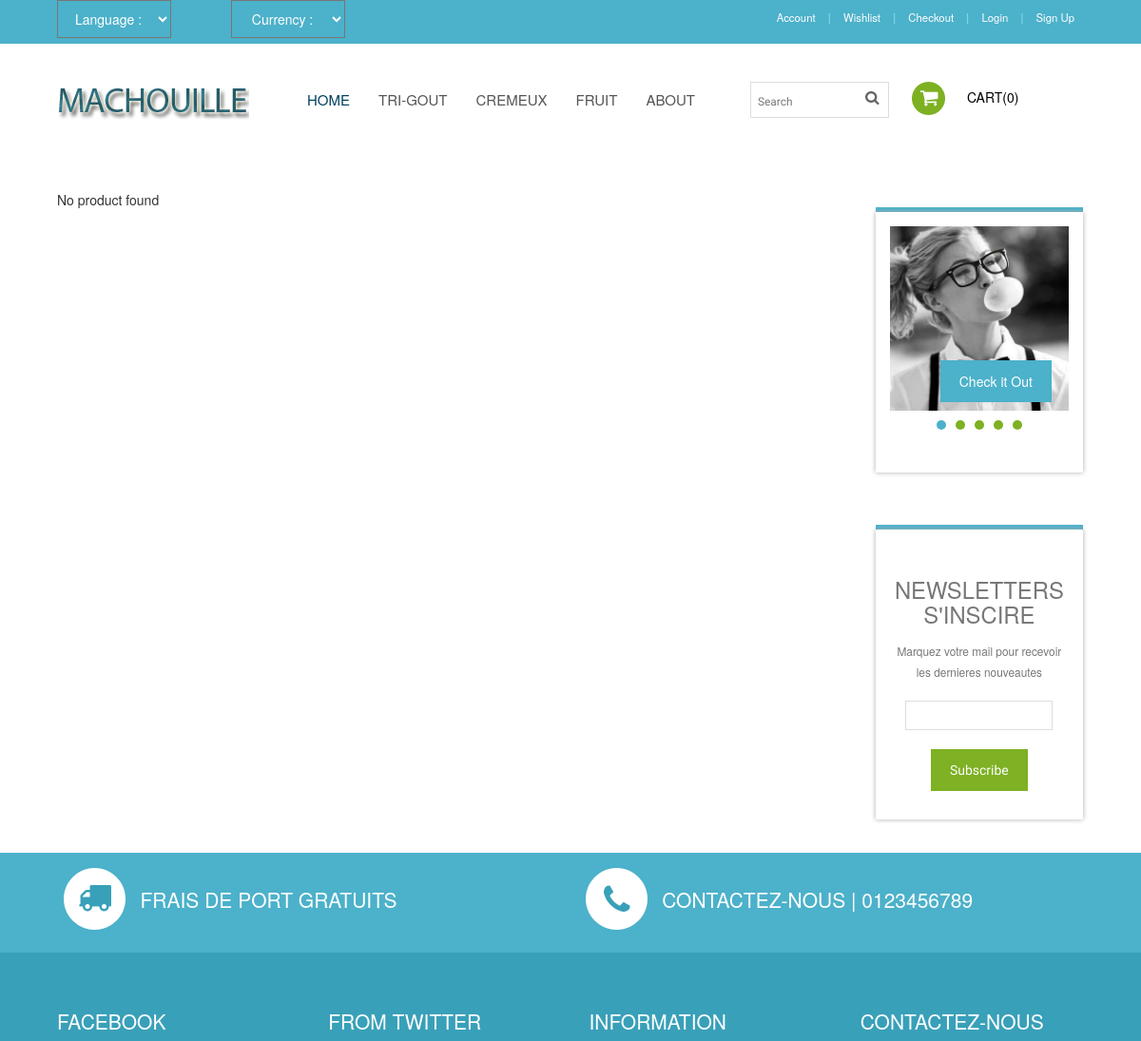
/ (upper part), run on an earlier commit of the app's database.
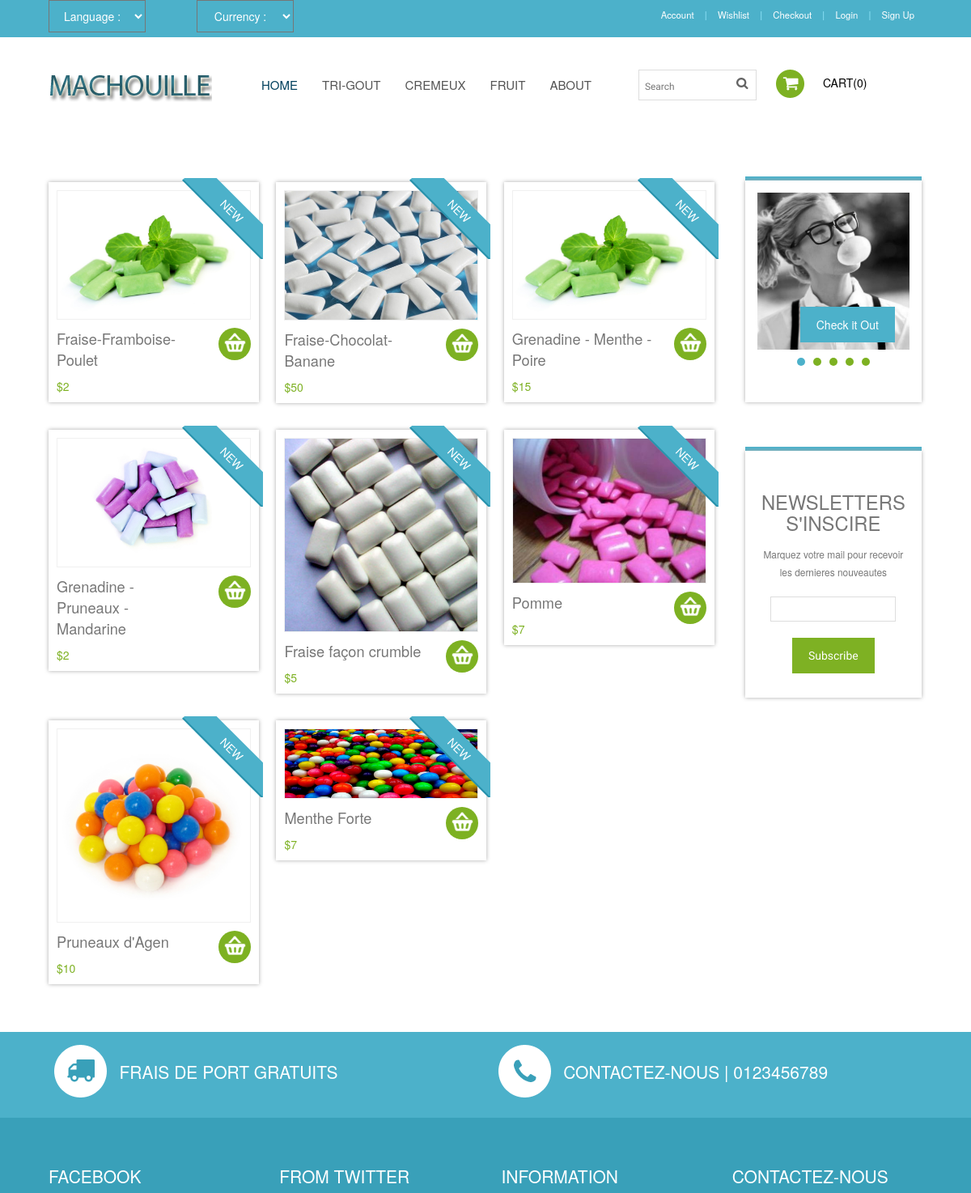
And on a later commit of the database.
### tables this page shows
CREATE TABLE IF NOT EXISTS `product` (
  `id` int(11) NOT NULL AUTO_INCREMENT,
  `price` double NOT NULL,
  `name` varchar(100) NOT NULL,
  `category` int(11) NOT NULL DEFAULT '1',
  `img` varchar(40) DEFAULT NULL,
  `desc` text NOT NULL,
  PRIMARY KEY (`id`)
);

### partials/header.php (called while the page is built)
<?php include('partials/headerTop.php'); ?>
<?php include('partials/headerBottom.php'); ?>

### classes/Database.class.php (called while the page is built, shortened)
<?php
		class Database
		{
			private $_link;
			public function __construct()
			{
				try
				{
					$this->_link = new PDO('mysql:host=127.0.0.1;dbname=machouille', "root", "");
					$this->_link->setAttribute(PDO::ATTR_ERRMODE, PDO::ERRMODE_EXCEPTION);
				}
				catch(PDOException $e)
				{
					 die('Database error : ' . $e->getMessage());
				}
			}
			public function prepare($str)
			{
				return $this->_link->prepare($str);
			}
		}
?>

### classes/Core.class.php (called while the page is built, shortened)
<?php session_start();
    require_once("Database.class.php");
Class Core
{
    public function isUserLogged()
    {
        return (isset($_SESSION['user']) && !empty($_SESSION['user']['id']));
    }
}

### classes/Product.class.php (called while the page is built, shortened)
<?php
    require_once("Database.class.php");
    Class Product
    {
         private $_db;
        public function __construct()
        {
            $this->_db = new Database();
        }
        public function getAll(){
            $data = $this->_db->prepare("SELECT * FROM product", true);
            $data->execute();
            $result = $data->fetchAll();
            if(empty($result))
                return false;
            else
            {
                return $result;
            }
        }
    }
?>

### classes/displayProducts.php (the view, shortened to what this page needs)
<?php
require_once("classes/Product.class.php");
$nbProductToDisplay = 10;
$productObject = new Product();
if(isset($category) && $category != "")
	$products = $productObject->getByCategoryName($category);
else if(isset($search) && $search != "")
	$products = $productObject->getByName($search);
else
	$products = $productObject->getAll();
?>
<div class="top-box">
<?php
if($products)
for ($i=0; $i < $nbProductToDisplay && $i<count($products); $i++) {
	if($i%3 ==0) {
?>
		</div>
		<div class="top-box">
<?php
	}
?>
 <div class="col_1_of_3 span_1_of_3">
   <a href=<?php echo 'single.php?id=' . $products[$i]['id'] ?>>
	<div class="inner_content clearfix">
		<div class="product_image">
			<img src= <?php echo "images/" . $products[$i]['img'] ?> alt=""/>
		</div>
        <div class="sale-box"><span class="on_sale title_shop">New</span></div>
        <div class="price">
		   <div class="cart-left">
				<p class="title"><?php echo $products[$i]['name'] ?></p>
				<div class="price1">
				  <span class="actual">$<?php echo $products[$i]['price'] ?></span>
				</div>
			</div>
			<div class="cart-right"> </div>
		 </div>
       </div>
     </a>
	</div>
<?php
}
else
	echo "No product found";
?>
</div>

### partials/headerTop.php (shortened to what this page needs)
<!DOCTYPE HTML>
<html>
<head>
<link href="css/style.css" rel="stylesheet" type="text/css" media="all" />
<link href="css/form.css" rel="stylesheet" type="text/css" media="all" />
<link href="css/bootstrap.css" rel="stylesheet" type="text/css" media="all" />
<link href="css/megamenu.css" rel="stylesheet" type="text/css" media="all" />
    <link rel="stylesheet" href="css/fwslider.css" media="all">
</head>
<body>
 <div class="header-top">
		<div class="wrap">
		  <div class="header-top-left">
		  	   <div class="box">
				      <select tabindex="4" class="dropdown">
						<option value="" class="label" value="">Language :</option>
				   </select>
				    </div>
				    <div class="box1">
				        <select tabindex="4" class="dropdown">
						<option value="" class="label" value="">Currency :</option>
					</select>
				    </div>
			 </div>
		 <div class="cssmenu">
			<ul>
				<li class="active"><a href="login.php">Account</a></li> |
				<li><a href="checkout.php">Wishlist</a></li> |
				<li><a href="checkout.php">Checkout</a></li> |
				<li>
					<?php
					require_once("./classes/Core.class.php");
					$core = new Core();
					if($core->isUserLogged()){
					?>
					<a href='userProfile.php'>
					<?php
						echo $_SESSION['user']['login'];
					?>
					</a>
					<?php
					}
					else
						echo "<a href='login.php'> Login </a>";
				?>
				</li>
				<?php
				if(!$core->isUserLogged()){
					echo "| <li><a href='register.php'>Sign Up</a></li>";
				}
				else{
					echo "| <li><a href='disconnect.php' >Log Out</a></li>";
				}
				?>
			</ul>
		</div>
		</div>
</div>

### partials/headerBottom.php (shortened to what this page needs)
<!DOCTYPE HTML>
<html>
<head>
<link href="css/style.css" rel="stylesheet" type="text/css" media="all" />
<link href="css/form.css" rel="stylesheet" type="text/css" media="all" />
<link href="css/bootstrap.css" rel="stylesheet" type="text/css" media="all" />
<link href="css/megamenu.css" rel="stylesheet" type="text/css" media="all" />
    <link rel="stylesheet" href="css/fwslider.css" media="all">
</head>
<body>
<div class="header-bottom">
    <div class="wrap">
		<div class="header-bottom-left">
			<div class="logo">
				<a href="index.php"><img src="images/logo.png" alt=""/></a>
			</div>
			<div class="menu">
            <ul class="megamenu skyblue">
		<li class="active grid"><a href="index.php">Home</a></li>
		<li><a class="color4" href="products.php?category=tri-gout">Tri-gout</a>
			</li>
			<li><a class="color5" href="products.php?category=cremeux">Cremeux</a>
			</li>
			<li><a class="color6" href="products.php?category=fruit">Fruit</a></li>
			<li><a class="color7" href="about.php">About</a></li>
		</ul>
		</div>
	</div>
   <div class="header-bottom-right">
          <div class="search">
     		<form methode="get"	action="products.php">
				<input type="text" name="search" class="textbox" value="Search" onfocus="this.value = '';" onblur="if (this.value == '') {this.value = 'Search';}">
				<input type="submit" value="Subscribe" id="submit">
			</form>
	 </div>
  <div class="tag-list">
	<ul class="icon1 sub-icon1 profile_img">
		<li><a class="active-icon c2" href="#"> </a>
		</li>
	</ul>
    <ul class="last"><li><a href="checkout.php">Cart(<?php
				if(isset($_SESSION["order"])){
					echo count($_SESSION["order"]);
				}
				else
					echo '0';
				?>)</a></li></ul>
  </div>
</div>
 </div>
</div>

### index.php (shortened to what this page needs)
<?php $title = "Index"; include('partials/header.php'); ?>
<div class="main">
	<div class="wrap">
		<div class="section group">
		  <div class="cont span_2_of_3">
	        <?php include('classes/displayProducts.php'); ?>
		  </div>
			<div class="rsidebar span_1_of_left">
				<div class="top-border"> </div>
				 <div class="border">
	             <link href="css/default.css" rel="stylesheet" type="text/css" media="all" />
	             <link href="css/nivo-slider.css" rel="stylesheet" type="text/css" media="all" />
		    <div class="slider-wrapper theme-default">
              <div id="slider" class="nivoSlider">
              </div>
             </div>
              <div class="btn"><a href="products.php">Check it Out</a></div>
             </div>
           <div class="top-border"> </div>
			<div class="sidebar-bottom">
			    <h2 class="m_1">Newsletters<br> S'inscire</h2>
			    <p class="m_text">Marquez votre mail pour recevoir les dernieres nouveautes </p>
			    <div class="subscribe">
					 <form>
					    <input name="userName" type="text" class="textbox">
					    <input type="submit" value="Subscribe">
					 </form>
	  			</div>
			</div>
	    </div>
	</div>
	</div>
	</div>
   <?php include('partials/bottomPage.php'); ?>

### partials/bottomPage.php (shortened to what this page needs)
<div class="footer">
  <div class="footer-top">
    <div class="wrap">
      <div class="section group example">
        <div class="col_1_of_2 span_1_of_2">
          <ul class="f-list">
            <li><img src="images/2.png"><span class="f-text">Frais de port Gratuits</span>
            </li>
          </ul>
        </div>
        <div class="col_1_of_2 span_1_of_2">
          <ul class="f-list">
            <li><img src="images/3.png"><span class="f-text">Contactez-nous | 0123456789</span>
            </li>
          </ul>
        </div>
      </div>
    </div>
  </div>
  <div class="footer-middle">
    <div class="wrap">
      <div class="section group example">
        <div class="col_1_of_f_1 span_1_of_f_1">
          <div class="section group example">
            <div class="col_1_of_f_2 span_1_of_f_2">
              <h3>Facebook</h3>
            </div>
            <div class="col_1_of_f_2 span_1_of_f_2">
              <h3>From Twitter</h3>
            </div>
          </div>
        </div>
        <div class="col_1_of_f_1 span_1_of_f_1">
          <div class="section group example">
            <div class="col_1_of_f_2 span_1_of_f_2">
              <h3>Information</h3>
            </div>
            <div class="col_1_of_f_2 span_1_of_f_2">
              <h3>Contactez-nous</h3>
            </div>
          </div>
        </div>
      </div>
    </div>
  </div>
</div>
</body>
</html>

### css/megamenu.css (style rules this page uses)
.megamenu { margin-bottom:0px;padding:0;width:100%;list-style:none;display:inline-block;position:relative;font-size:15px }
.megamenu li { margin-bottom:0px;display:inline }
.megamenu>li>a { float:left;padding:8px 15px;text-decoration:none;text-transform:uppercase;font-size:1em; -webkit-transition: all 0.3s ease-in-out; -moz-transition: all 0.3s ease-in-out; -o-transition: all 0.3s ease-in-out; transition: all 0.3s ease-in-out; }
.megamenu>li.active>a { color:#00405d; }
.skyblue li>a,.skyblue>li.showhide span { color:#555 }

### css/default.css (style rules this page uses)
.theme-default .nivoSlider { position:relative; background:#fff url(loading.gif) no-repeat 50% 50%; margin-bottom:10px; }

### css/nivo-slider.css (style rules this page uses)
.nivoSlider { position:relative; width:100%; height:auto; overflow: hidden; }

What changed in the data, as far as the page shows it:
added product: img (picture), name "Fraise-Framboise-Poulet", price "2"
added product: img (picture), name "Fraise-Chocolat-Banane", price "50"
added product: img (picture), name "Grenadine - Menthe - Poire", price "15"
added product: img (picture), name "Grenadine - Pruneaux - Mandarine", price "2"
added product: img (picture), name "Fraise façon crumble", price "5"
added product: img (picture), name "Pomme", price "7"
added product: img (picture), name "Pruneaux d'Agen", price "10"
added product: img (picture), name "Menthe Forte", price "7"
Also different on the page:
text no longer shown: "No product found"
